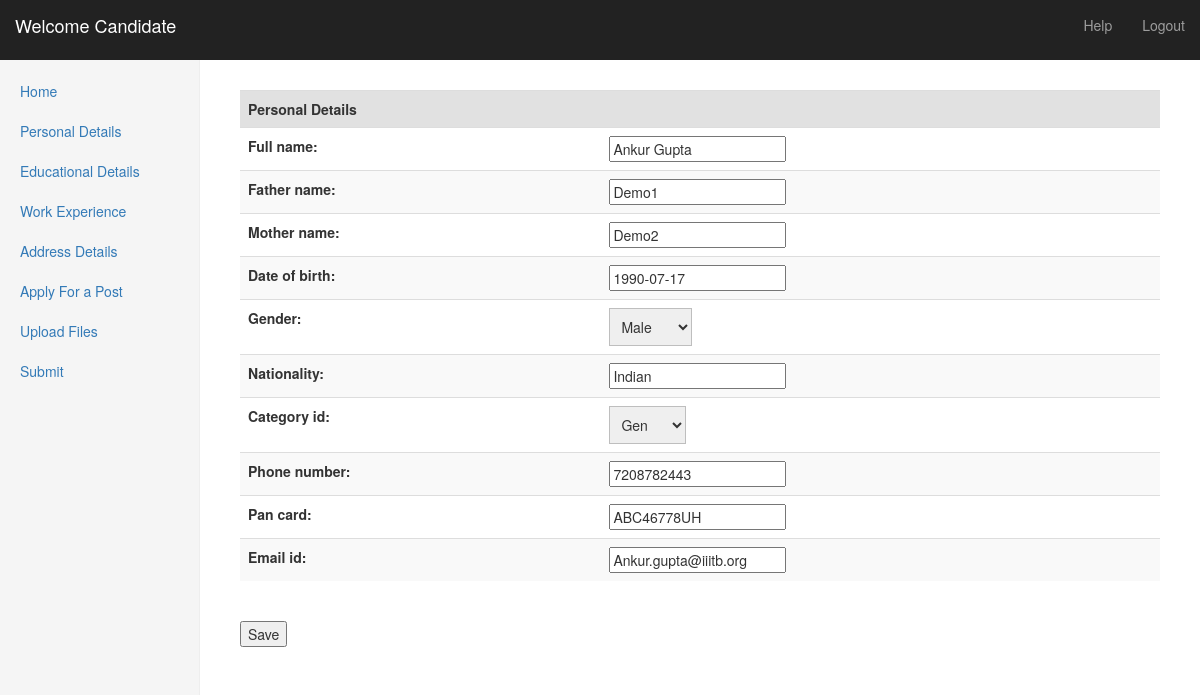
Screenshot of /candidate_personal_details/MT2015020/ with the database file from the repository.
### staffmodule/models.py (models this page shows)
class PersonalDetail(models.Model):
    GENDER_CHOICES = (
    	(0, 'Select'),
        (1, 'Male'),
        (2, 'Female'),
        (3, 'Others')
    )
    CATEGORY_CHOICES = (
    	(0, 'Select'),
        (1, 'Gen'),
        (2, 'SC/ST'),
        (3, 'OBC')
    )
    roll_number=models.CharField(max_length=32,unique=True,primary_key=True)
    full_name=models.CharField(max_length=32)
    father_name=models.CharField(max_length=32)
    mother_name=models.CharField(max_length=32)
    date_of_birth=models.DateField()
    gender=models.IntegerField(choices=GENDER_CHOICES,default=0)
    nationality=models.CharField(max_length=32)
    category_id=models.IntegerField(choices=CATEGORY_CHOICES,default=0)
    phone_number=models.CharField(max_length=10)
    pan_card=models.CharField(max_length=32,blank=True)
    email_id=models.EmailField()
    residential_address_id=models.IntegerField(default=0)
    current_address_id=models.IntegerField(default=0)

### candidateModule/views.py (the view, shortened to what this page needs)
# urls.py: url(r'^candidate_personal_details/(?P<roll_number>[A-Za-z0-9]+)/$','candidateModule.views.personalDetailsView',name='personalDetails'),
def personalDetailsView(request, roll_number):
    title = "Candidate Personal Details"
    pd_entry = PersonalDetail.objects.get(roll_number=roll_number)
    print "pd_entry:=="
    print pd_entry
    roll_number     = pd_entry.roll_number
    full_name       = pd_entry.full_name,
    father_name     = pd_entry.father_name,
    mother_name     = pd_entry.mother_name,
    date_of_birth   = pd_entry.date_of_birth,
    gender          = pd_entry.gender,
    nationality     = pd_entry.nationality,
    category_id     = pd_entry.category_id,
    phone_number    = pd_entry.phone_number,
    pan_card        = pd_entry.pan_card,
    email_id        = pd_entry.email_id
    pdForm=PersonalDetailForm(request.POST or None,initial={
        'full_name'         : full_name[0],
        'father_name'       : father_name[0],
        'mother_name'       : mother_name[0],
        'date_of_birth'     : date_of_birth[0],
        'gender'            : gender[0],
        'nationality'       : nationality[0],
        'category_id'       : category_id[0],
        'phone_number'      : phone_number[0],
        'pan_card'          : pan_card[0],
        'email_id'          : email_id
    })
    context = {
        "title" : title,
        "roll_number" : roll_number,
        "title" : title,
        "pdForm" : pdForm,
        "adminRef":admin_ref
    }
    return render(request, "candidate_personalDetails.html",context)

### candidateModule/forms.py (shortened to what this page needs)
class PersonalDetailForm(forms.ModelForm):
	class Meta:
		model = PersonalDetail
		fields = [ #"roll_number",
			"full_name",
			"father_name",
			"mother_name",
			"date_of_birth",
			"gender",
			"nationality",
			"category_id",
			"phone_number",
			"pan_card",
			"email_id"]

### templates/candidate_personalDetails.html (shortened to what this page needs)
<!DOCTYPE html>
{% load static %}
{% block content %}
<div class="table-responsive">
    <br>
    <form method="POST" action=''>{% csrf_token %}
        <table class="table table-striped">
            <tr>
            <th bgcolor="#e1e1e1"> Personal Details</th><td bgcolor="#e1e1e1"></td>
                {{pdForm}}
            </tr>
        </table>
        <input type = 'submit' value = 'Save'>
    </form>
</div>
</html>
{%endblock%}

### static/our_static/css/dashboard.css (style rules this page uses)
body { padding-top: 50px; }

### static/our_static/css/form.css (style rules this page uses)
.form-style-1 input[type=text], .form-style-1 input[type=date], .form-style-1 input[type=datetime], .form-style-1 input[type=number], .form-style-1 input[type=search], .form-style-1 input[type=time], .form-style-1 input[type=url], .form-style-1 input[type=email], textarea, select { box-sizing: border-box; -webkit-box-sizing: border-box; -moz-box-sizing: border-box; border:1px solid #BEBEBE; padding: 7px; margin:0px; -webkit-transition: all 0.30s ease-in-out; -moz-transition: all 0.30s ease-in-out; -ms-transition: all 0.30s ease-in-out; -o-transition: all 0.30s ease-in-out; outline: none; }

### rows the page displays
PersonalDetail: full_name "Ankur Gupta", father_name "Demo1", mother_name "Demo2", nationality "Indian", phone_number "7208782443", pan_card "ABC46778UH", email_id "Ankur.gupta@iiitb.org"
